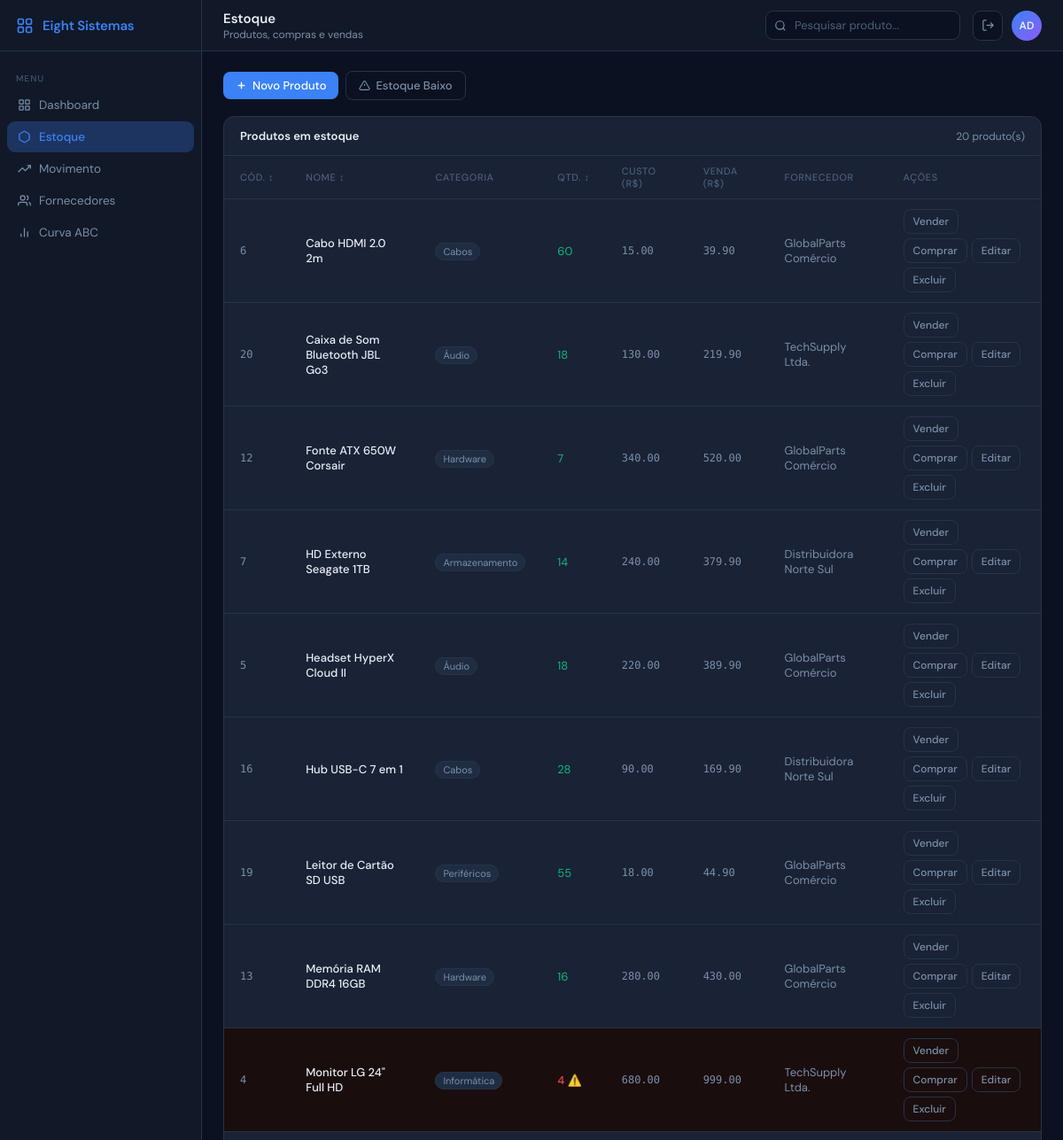
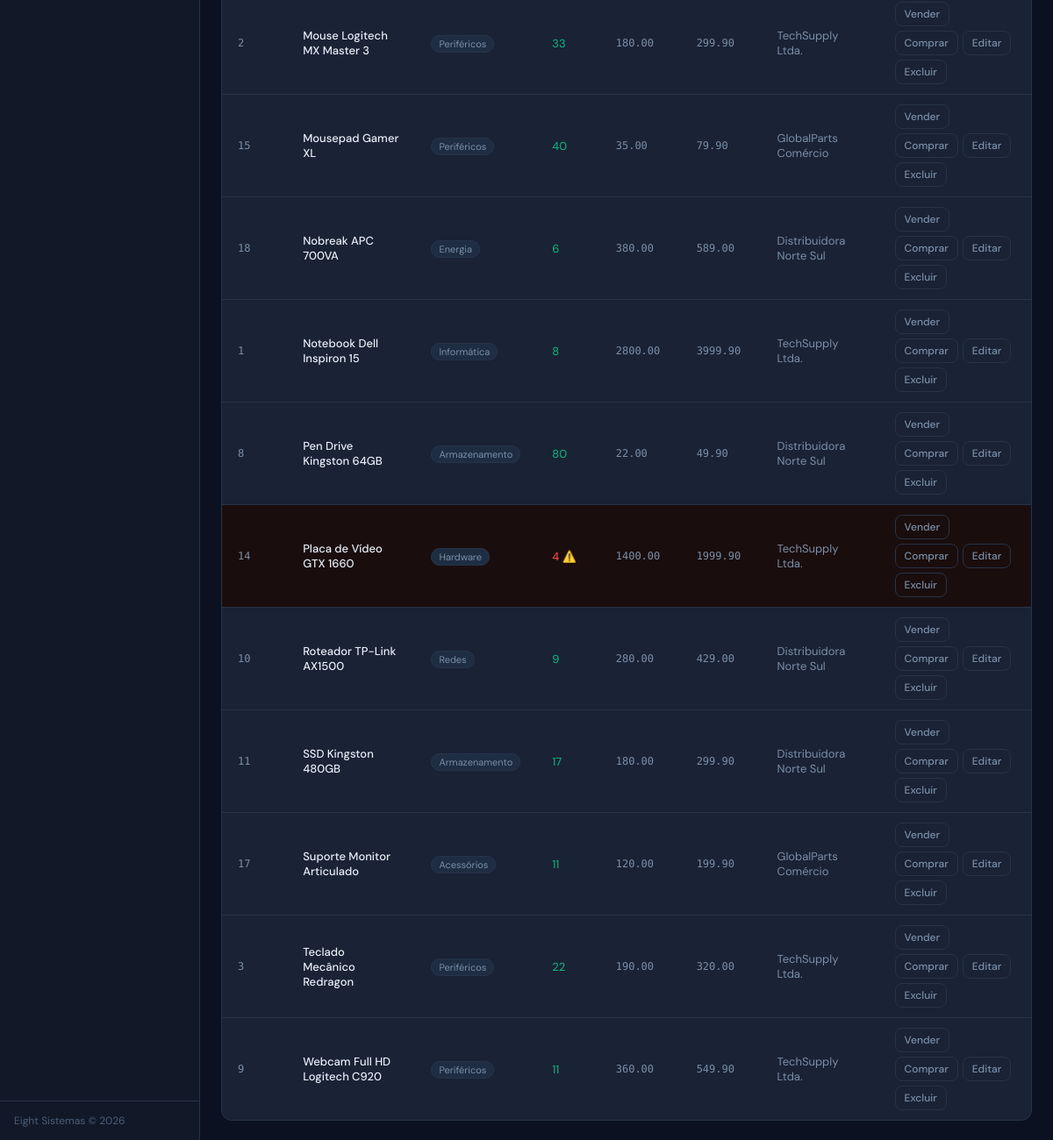
Page /estoque (signed in) on the committed database (2 pictures, top to bottom).
### models/produto.py (models this page shows, shortened)
class Produto(db.Model):
    __tablename__ = "produtos"
    id             = db.Column(db.Integer, primary_key=True)
    nome           = db.Column(db.String(100), nullable=False)
    categoria      = db.Column(db.String(50))
    quantidade     = db.Column(db.Integer, default=0, nullable=False)
    estoque_minimo = db.Column(db.Integer, default=5, nullable=False)
    preco_custo    = db.Column(db.Numeric(10,2))
    preco_venda    = db.Column(db.Numeric(10,2))
    descricao      = db.Column(db.Text)
    fornecedor_id  = db.Column(db.Integer, db.ForeignKey("fornecedores.id"))
    movimentacoes  = db.relationship("Movimentacao", backref="produto", lazy=True, cascade="all, delete-orphan")

### models/fornecedor.py (models this page shows)
class Fornecedor(db.Model):
    __tablename__ = "fornecedores"
    id          = db.Column(db.Integer, primary_key=True)
    nome        = db.Column(db.String(100), nullable=False)
    contato     = db.Column(db.String(50))
    email       = db.Column(db.String(100))
    cnpj        = db.Column(db.String(18))
    localizacao = db.Column(db.String(200))
    produtos = db.relationship("Produto", backref="fornecedor", lazy=True)

### routes/estoque.py (the view)
@estoque_bp.route("/estoque")
@login_required
def estoque():
    produtos = EstoqueService.listar_produtos()
    fornecedores = Fornecedor.query.order_by(Fornecedor.nome).all()
    lista = [{"id":p.id,"nome":p.nome,"quantidade":p.quantidade,"preco_venda":p.preco_venda,
              "preco_custo":p.preco_custo,"fornecedor_nome":p.fornecedor.nome if p.fornecedor else "Sem Fornecedor",
              "fornecedor_id":p.fornecedor_id,"categoria":p.categoria,"estoque_minimo":p.estoque_minimo}
             for p in produtos]
    return render_template("estoque.html", produtos=lista, fornecedores=fornecedores)

### auth.py (called while the page is built)
def login_required(f):
    @wraps(f)
    def decorated(*args, **kwargs):
        if "usuario_id" not in session:
            return redirect(url_for("auth.login"))
        return f(*args, **kwargs)
    return decorated

### services/estoque_service.py (called while the page is built)
    @staticmethod
    def listar_produtos():
        return Produto.query.order_by(Produto.nome).all()

### templates/estoque.html (shortened to what this page needs)
{% extends "base.html" %}
{% block nav_estoque %}active{% endblock %}
{% block page_title %}Estoque{% endblock %}
{% block page_sub %}Produtos, compras e vendas{% endblock %}
{% block topbar_extra %}
<div class="search-wrap">
  <input type="text" id="inputPesquisa" onkeyup="filtrarProdutos()" placeholder="Pesquisar produto...">
</div>
{% endblock %}
{% block content %}
<div style="display:flex;gap:8px;flex-wrap:wrap;align-items:center;">
  <button class="btn btn-blue" onclick="abrirSomente('form-compra')">
    <svg viewBox="0 0 24 24" fill="none" stroke="currentColor" stroke-width="2.5"><line x1="12" y1="5" x2="12" y2="19"/><line x1="5" y1="12" x2="19" y2="12"/></svg>
    Novo Produto
  </button>
  <button class="btn btn-ghost" id="btn-filtro-baixo" onclick="toggleFiltroBaixo()" title="Mostrar apenas produtos com estoque abaixo do mínimo">
    <svg viewBox="0 0 24 24" fill="none" stroke="currentColor" stroke-width="2" width="13" height="13"><path d="M10.29 3.86L1.82 18a2 2 0 0 0 1.71 3h16.94a2 2 0 0 0 1.71-3L13.71 3.86a2 2 0 0 0-3.42 0z"/><line x1="12" y1="9" x2="12" y2="13"/><line x1="12" y1="17" x2="12.01" y2="17"/></svg>
    Estoque Baixo
  </button>
</div>
<div class="tcard">
  <div class="tcard-header">
    <span class="tcard-title">Produtos em estoque</span>
    <span class="text-muted" style="font-size:12px;" id="counter-produtos">{{ produtos|length }} produto(s)</span>
  </div>
  {% if produtos %}
  <table>
    <thead>
      <tr>
        <th id="th-id"  onclick="ordenarPor('id')"         style="cursor:pointer;user-select:none;white-space:nowrap;">Cód.<span class="sort-icon"> ↕</span></th>
        <th id="th-nome" onclick="ordenarPor('nome')"      style="cursor:pointer;user-select:none;white-space:nowrap;">Nome<span class="sort-icon"> ↕</span></th>
        <th>Categoria</th>
        <th id="th-qtd" onclick="ordenarPor('quantidade')" style="cursor:pointer;user-select:none;white-space:nowrap;">Qtd.<span class="sort-icon"> ↕</span></th>
        <th>Custo (R$)</th>
        <th>Venda (R$)</th>
        <th>Fornecedor</th>
        <th>Ações</th>
      </tr>
    </thead>
    <tbody>
      {% for p in produtos %}
      <tr {% if p.quantidade <= p.estoque_minimo %}style="background:#1a0d0d"{% endif %}
          data-baixo="{{ 'sim' if p.quantidade <= p.estoque_minimo else 'nao' }}">
        <td class="mono">{{ p.id }}</td>
        <td class="fw500">{{ p.nome }}</td>
        <td>
          <span style="font-size:11px;background:var(--card2);border:1px solid var(--border);padding:2px 8px;border-radius:99px;color:var(--muted);">
            {{ p.categoria if p.categoria else '—' }}
          </span>
        </td>
        <td class="{{ 'text-red fw500' if p.quantidade <= p.estoque_minimo else 'text-green' }}">
          {{ p.quantidade }}{% if p.quantidade <= p.estoque_minimo %} ⚠️{% endif %}
        </td>
        <td class="mono">{{ "%.2f"|format(p.preco_custo|float) if p.preco_custo else '—' }}</td>
        <td class="mono">{{ "%.2f"|format(p.preco_venda|float) if p.preco_venda else '—' }}</td>
        <td class="text-muted">{{ p.fornecedor_nome }}</td>
        <td>
          <div style="display:flex;gap:5px;flex-wrap:wrap;">
            <button class="btn btn-ghost btn-sm"
                    onclick="prepararVenda('{{ p.id }}','{{ p.nome }}')">Vender</button>
            <button class="btn btn-ghost btn-sm"
                    onclick="prepararReposicao('{{ p.id }}','{{ p.nome }}')">Comprar</button>
            <button class="btn btn-ghost btn-sm"
                    onclick="prepararEdicao('{{ p.id }}','{{ p.nome }}','{{ p.categoria }}','{{ p.quantidade }}','{{ p.preco_venda }}','{{ p.preco_custo }}','{{ p.fornecedor_id }}')">Editar</button>
            <a class="btn btn-danger btn-sm"
               href="{{ url_for('estoque.excluir_produto', produto_id=p.id) }}"
               onclick="return confirm('Excluir {{ p.nome }}?')">Excluir</a>
          </div>
        </td>
      </tr>
      {% endfor %}
    </tbody>
  </table>
  {% else %}
  <div class="empty-state">
    <svg viewBox="0 0 24 24" fill="none" stroke="currentColor" stroke-width="1.5"><path d="M21 16V8a2 2 0 0 0-1-1.73l-7-4a2 2 0 0 0-2 0l-7 4A2 2 0 0 0 3 8v8a2 2 0 0 0 1 1.73l7 4a2 2 0 0 0 2 0l7-4A2 2 0 0 0 21 16z"/></svg>
    Nenhum produto cadastrado ainda.
  </div>
  {% endif %}
</div>
{% endblock %}

### static/css/main.css (style rules this page uses)
*, *::before, *::after { margin: 0; padding: 0; box-sizing: border-box; }
:root { --bg: #0B1120; --surface: #111827; --card: #1A2235; --card2: #1F2D42; --border: #263348; --border2: #2E3D55; --blue: #3B82F6; --blue-dim: #1D3461; --red: #EF4444; --red-dim: #2D1515; --green: #10B981; --green-dim: #0C2118; --amber: #F59E0B; --amber-dim: #2A1F08; --purple: #8B5CF6; --text: #E8EFF8; --muted: #7A8FA8; --muted2: #4A5F7A; --sidebar-w: 228px; --header-h: 58px; --radius: 12px; --font: 'DM Sans', sans-serif; --mono: 'DM Mono', monospace; }
body { font-family: var(--font); background: var(--bg); color: var(--text); font-size: 14px; min-height: 100vh; }
.search-wrap { position: relative; }
.search-wrap input { background: var(--bg); border: 1px solid var(--border); border-radius: 9px; padding: 7px 12px 7px 32px; color: var(--text); font-size: 13px; font-family: var(--font); outline: none; width: 220px; transition: border-color 0.15s, width 0.2s; }
.search-wrap input::placeholder { color: var(--muted2); }
.tcard { background: var(--card); border: 1px solid var(--border); border-radius: var(--radius); }
.tcard-header { padding: 13px 18px; border-bottom: 1px solid var(--border); display: flex; align-items: center; justify-content: space-between; gap: 12px; }
.tcard-title { font-size: 13px; font-weight: 600; color: var(--text); }
table { width: 100%; border-collapse: collapse; }
thead th { padding: 10px 18px; font-size: 11px; font-weight: 500; color: var(--muted2); text-transform: uppercase; letter-spacing: .6px; text-align: left; border-bottom: 1px solid var(--border); }
tbody td { padding: 11px 18px; border-bottom: 1px solid var(--border); font-size: 13px; vertical-align: middle; }
tbody tr:last-child td { border-bottom: none; }
.btn { display: inline-flex; align-items: center; gap: 6px; padding: 7px 14px; border-radius: 8px; font-size: 13px; font-weight: 500; font-family: var(--font); cursor: pointer; transition: opacity 0.15s, background 0.15s; border: none; text-decoration: none; }
.btn svg { width: 13px; height: 13px; }
.btn-blue { background: var(--blue); color: #fff; }
.btn-ghost { background: transparent; border: 1px solid var(--border); color: var(--muted); }
.btn-danger { background: transparent; border: 1px solid var(--border); color: var(--muted); }
.btn-sm { padding: 5px 10px; font-size: 12px; }
.mono { font-family: var(--mono); font-size: 12px; color: var(--muted); }
.text-red { color: var(--red); }
.text-green { color: var(--green); }
.text-muted { color: var(--muted); }
.fw500 { font-weight: 500; }

### rows in the picture
Produto: nome "Cabo HDMI 2.0 2m", categoria "Cabos", preco_custo "15.00", preco_venda "39.90"
Fornecedor: fornecedor_nome "GlobalParts Comércio" "GlobalParts Comércio" "GlobalParts Comércio" "GlobalParts Comércio" "GlobalParts Comércio" "GlobalParts Comércio" "GlobalParts Comércio"
Produto: nome "Caixa de Som Bluetooth JBL Go3", categoria "Áudio", preco_custo "130.00", preco_venda "219.90"
Fornecedor: fornecedor_nome "TechSupply Ltda." "TechSupply Ltda." "TechSupply Ltda." "TechSupply Ltda." "TechSupply Ltda." "TechSupply Ltda." "TechSupply Ltda."
Produto: nome "Fonte ATX 650W Corsair", categoria "Hardware", preco_custo "340.00", preco_venda "520.00"
Produto: nome "HD Externo Seagate 1TB", categoria "Armazenamento", preco_custo "240.00", preco_venda "379.90"
Fornecedor: fornecedor_nome "Distribuidora Norte Sul" "Distribuidora Norte Sul" "Distribuidora Norte Sul" "Distribuidora Norte Sul" "Distribuidora Norte Sul" "Distribuidora Norte Sul"
Produto: nome "Headset HyperX Cloud II", categoria "Áudio", preco_custo "220.00", preco_venda "389.90"
Produto: nome "Hub USB-C 7 em 1", categoria "Cabos", preco_custo "90.00", preco_venda "169.90"
Produto: nome "Leitor de Cartão SD USB", categoria "Periféricos", preco_custo "18.00", preco_venda "44.90"
Produto: nome "Memória RAM DDR4 16GB", categoria "Hardware", preco_custo "280.00", preco_venda "430.00"
Produto: nome "Monitor LG 24\" Full HD", categoria "Informática", preco_custo "680.00", preco_venda "999.00"
Produto: nome "Mouse Logitech MX Master 3", categoria "Periféricos", preco_custo "180.00", preco_venda "299.90"
Produto: nome "Mousepad Gamer XL", categoria "Periféricos", preco_custo "35.00", preco_venda "79.90"
Produto: nome "Nobreak APC 700VA", categoria "Energia", preco_custo "380.00", preco_venda "589.00"
Produto: nome "Notebook Dell Inspiron 15", categoria "Informática", preco_custo "2800.00", preco_venda "3999.90"
Produto: nome "Pen Drive Kingston 64GB", categoria "Armazenamento", preco_custo "22.00", preco_venda "49.90"
Produto: nome "Placa de Vídeo GTX 1660", categoria "Hardware", preco_custo "1400.00", preco_venda "1999.90"
Produto: nome "Roteador TP-Link AX1500", categoria "Redes", preco_custo "280.00", preco_venda "429.00"
Produto: nome "SSD Kingston 480GB", categoria "Armazenamento", preco_custo "180.00", preco_venda "299.90"
Produto: nome "Suporte Monitor Articulado", categoria "Acessórios", preco_custo "120.00", preco_venda "199.90"
Produto: nome "Teclado Mecânico Redragon", categoria "Periféricos", preco_custo "190.00", preco_venda "320.00"
Produto: nome "Webcam Full HD Logitech C920", categoria "Periféricos", preco_custo "360.00", preco_venda "549.90"

### other values in the picture
{{ session.get('usuario_nome', 'US')[:2].upper() }} "AD"
{{ produtos|length }} "20"
{{ p.id }} "6" "20" "12" "7" "5" "16" "19" "13" "4" "2" "15" "18" "1" "8" "14" "10" "11" "17" "3" "9"
{{ p.quantidade }} "60" "18" "7" "14" "18" "28" "55" "16" "4" "33" "40" "6" "8" "80" "4" "9" "17" "11" "22" "11"
